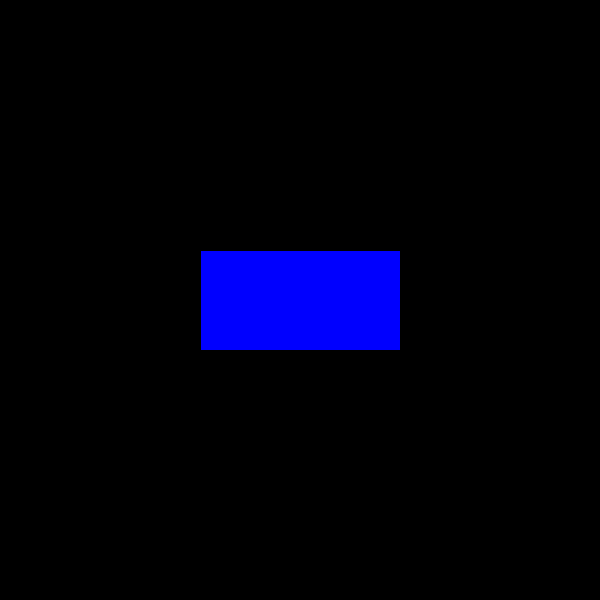
Frame 1 (no input)
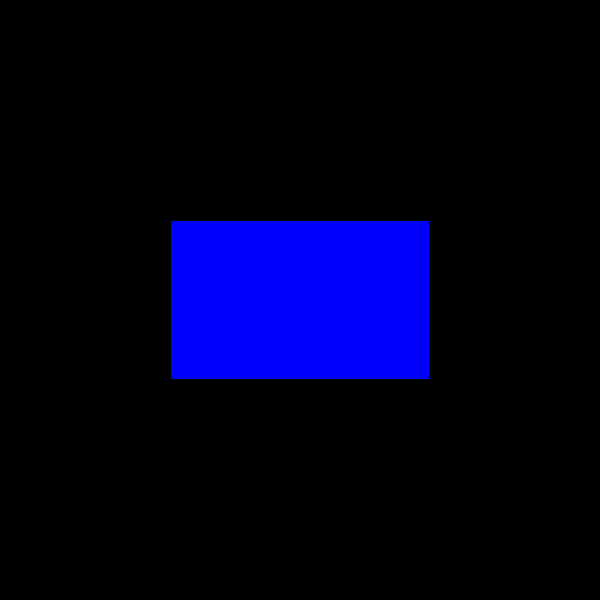
Frame 60 (the mouse pressed at the canvas centre just before this capture)
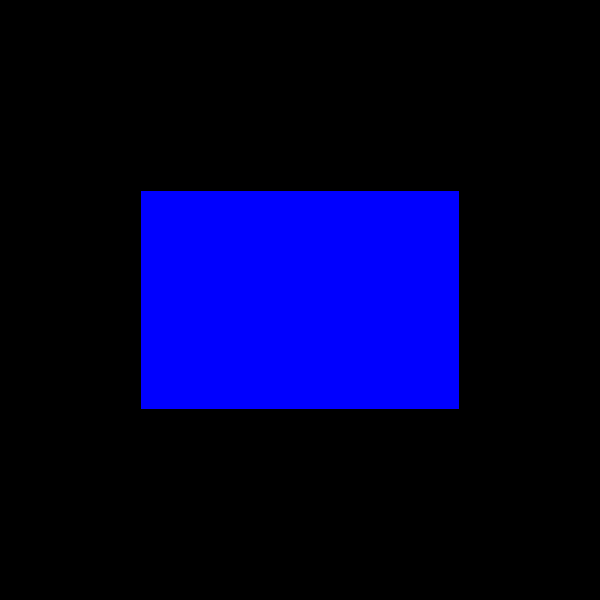
Frame 120 (the mouse held since frame 60 and released just before this capture)

The Processing sketch that drew these frames (run headless with seeded random() and noise(); from frame 60 on, the mouse is pressed at the canvas centre):

// Processing sketch: processing_83609
// ── processing_83609.pde

float rectWidth = 200;
float rectHeight = 100;
float grow = 1;
color rectRed = color(255,0,0);
color rectBlue = color(0,0,255);

void setup() {

  size(600, 600);
  background(0);
}

void draw() {
  background(0);
  
  if(grow < 0){
    fill(rectRed);
  } else {
    fill(rectBlue);
  }
  
  rectMode(CENTER);
  rect(width/2, height/2, rectWidth, rectHeight);
  
   //grow width
  rectWidth = rectWidth + grow;
  //grow height
  rectHeight = rectHeight + grow;
  
  if (rectWidth > 400) {
    grow = - grow;
      }
      else if (rectHeight <0) { 
        grow = - grow;
      }
 
  
  
  
  
}
